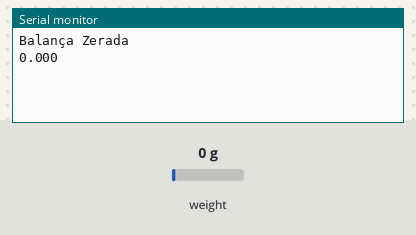
Simulated run of this sketch. Board: Arduino Uno, built with avr-gcc and run on an emulated ATmega328P. On the bench: the last lines printed to the serial monitor. Inputs (shaded band) come from the test bench; at power-on: weight on the scale 0 g.

Above: at 4.2 s.
4.3 s: weight on the scale set to 100 g
At 5.9 s:
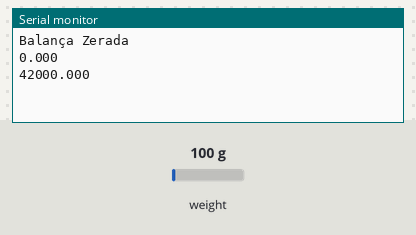
6.2 s: weight on the scale set to 1250 g
At 7.2 s:
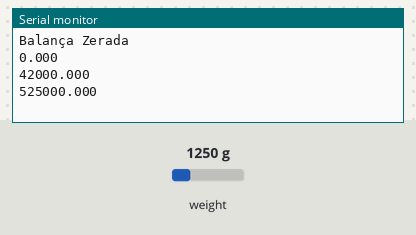
Timing chart, 0 to 9.2 s (numbered marks = the images above; inputs shaded):
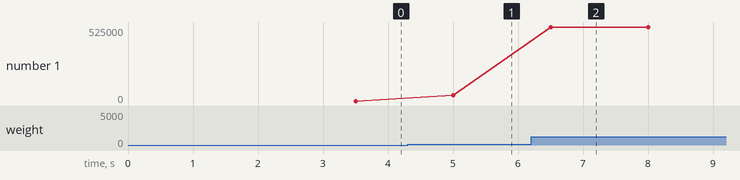

Measured:
- after the input at 4.3 s, the serial monitor: prints a new line after 0.70 s (image 1)
- after the input at 6.2 s, the serial monitor: prints a new line after 0.30 s (image 2)
- plotted number 1: 0 → 42000 after the input at 4.3 s, 42000 → 525000 after the input at 6.2 s

The sketch:

CalibradorCelulasCarga.ino
```cpp
/*
     Q0481-Sketch-Calibrar
     AUTOR:   BrincandoComIdeias
     LINK:    https://www.youtube.com/brincandocomideias ; https://cursodearduino.net/
     COMPRE:  https://www.arducore.com.br/
     SKETCH:  Calibrar Balanca com módulo HX711
     DATA:    04/07/2019
*/

// INCLUSÃO DE BIBLIOTECAS
#include <HX711.h>

// DEFINIÇÕES DE PINOS
#define pinDT  4
#define pinSCK  5
#define pinBotao 4

// INSTANCIANDO OBJETOS
HX711 scale;

// DECLARAÇÃO DE VARIÁVEIS
float medida = 0;

void setup() {
  Serial.begin(57600);

  scale.begin(pinDT, pinSCK); // CONFIGURANDO OS PINOS DA BALANÇA
  scale.set_scale(); // LIMPANDO O VALOR DA ESCALA

  delay(2000);
  scale.tare(); // ZERANDO A BALANÇA PARA DESCONSIDERAR A MASSA DA ESTRUTURA

  Serial.println("Balança Zerada");
}

void loop() {

  medida = scale.get_units(5); // SALVANDO NA VARIAVEL O VALOR DA MÉDIA DE 5 MEDIDAS
  Serial.println(medida, 3); // ENVIANDO PARA MONITOR SERIAL A MEDIDA COM 3 CASAS DECIMAIS

  scale.power_down(); // DESLIGANDO O SENSOR
  delay(1000); // AGUARDA 5 SEGUNDOS
  scale.power_up(); // LIGANDO O SENSOR
}
```
